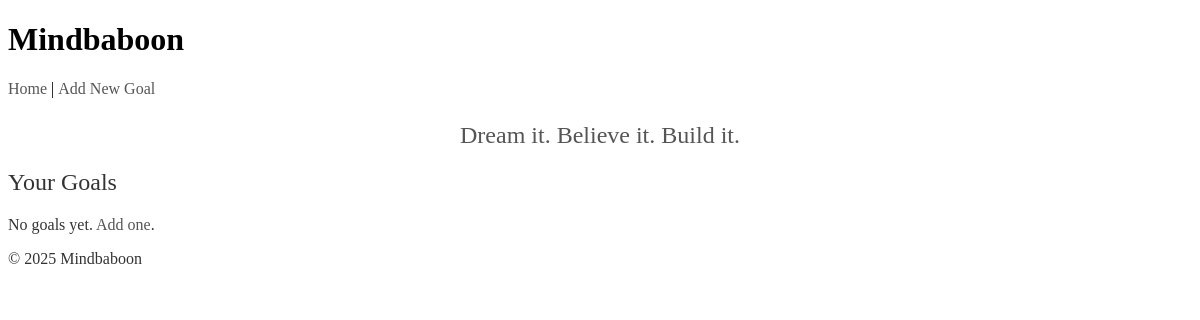
The app's page /, older data.
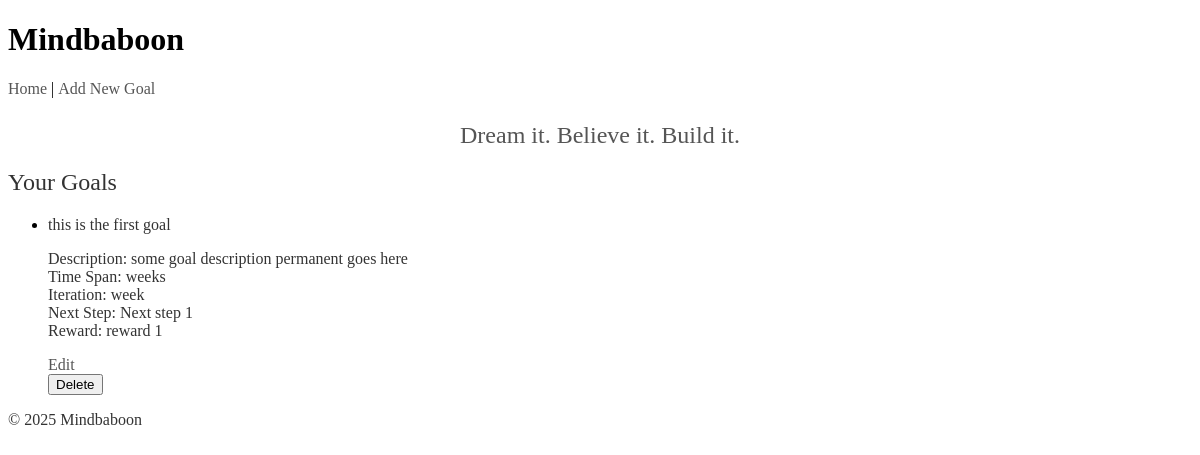
The same page, newer data.
### tables this page shows
CREATE TABLE goals (
            id INTEGER PRIMARY KEY AUTOINCREMENT,
            goal_name TEXT NOT NULL,
            goal_description TEXT,
            time_span TEXT,
            end_date TEXT,
            iteration TEXT,
            next_steps TEXT,
            reward TEXT,
            completed INTEGER NOT NULL DEFAULT 0,
            is_paused INTEGER NOT NULL DEFAULT 0,
            last_email_sent TIMESTAMP,
            created_at TIMESTAMP NOT NULL,
            last_reminder_at TIMESTAMP
        );

### mindbaboon.py (the view)
@app.route("/")
def index():
    conn = get_db_connection()
    goals = conn.execute("SELECT * FROM goals").fetchall()
    conn.close()
    random_goal = random.choice(MOTIVATIONAL_GOALS)
    return render_template("index.html", goals=goals, motivational_goal=random_goal)

### mindbaboon.py (called while the page is built)
def get_db_connection():
    conn = sqlite3.connect("mindbaboon.db")
    conn.row_factory = sqlite3.Row
    return conn

### templates/index.html (shortened to what this page needs)
{% extends "base.html" %}
{% block content %}
<p class="motivational-goal">{{ motivational_goal }}</p>
<h2>Your Goals</h2>
{% if goals %}
  <ul>
    {% for goal in goals %}
      <li>
        <strong>{{ goal.goal_name }}</strong>
        <p>
          <strong>Description:</strong> {{ goal.goal_description }}<br>
          <strong>Time Span:</strong> {{ goal.time_span }}
          <br>
          <strong>Iteration:</strong> {{ goal.iteration }}<br>
          <strong>Next Step:</strong> {{ goal.next_steps }}<br>
          <strong>Reward:</strong> {{ goal.reward }}
        </p>
        <a href="{{ url_for('edit_goal', goal_id=goal['id']) }}">Edit</a>
        <form method="POST" action="/delete_goal">
          <button type="submit">Delete</button>
        </form>
      </li>
    {% endfor %}
  </ul>
{% else %}
  <p>No goals yet. <a href="{{ url_for('add_goal') }}">Add one</a>.</p>
{% endif %}
{% endblock %}

Row changes from the older to the newer data that the page shows:
added goals: goal_name "this is the first goal", goal_description "some goal description permanent goes here", time_span "weeks", iteration "week", next_steps "Next step 1", reward "reward 1"
Text that changed along with them:
text no longer shown: "No goals yet. Add one ."
